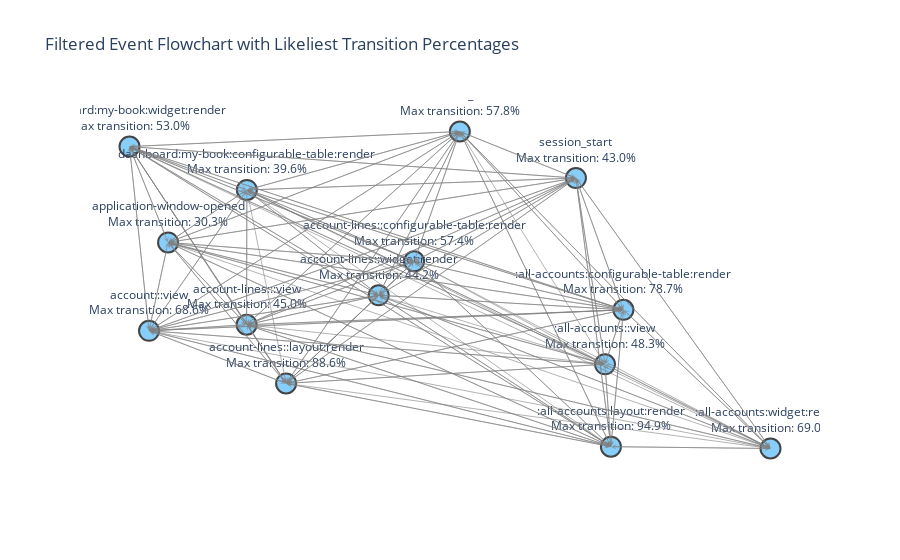

Notebook source saved alongside this figure:
### Code cell
def pairwise(iterable):
    a, b = tee(iterable)
    next(b, None)
    return zip(a, b)

min_count = 4000
frequent_events = processed_data['event_type'].value_counts()[lambda x: x >= min_count].index.tolist()

# Filter your data accordingly:
filtered_data = processed_data[processed_data['event_type'].isin(frequent_events)]

# Group each user's events into a list from filtered data
sequences = filtered_data.groupby('user_id')['event_type'].apply(list)

# Count transitions between consecutive events
transition_counts = defaultdict(int)
for seq in sequences:
    for a, b in pairwise(seq):
        transition_counts[(a, b)] += 1

# Build directed graph using transition counts as weights
G = nx.DiGraph()
for (a, b), count in transition_counts.items():
    G.add_edge(a, b, weight=count)

node_likelihood = {}
for node in G.nodes():
    out_edges = list(G.out_edges(node, data=True))
    total = sum(data['weight'] for _, _, data in out_edges)
    if total > 0:
        max_edge = max(out_edges, key=lambda x: x[2]['weight'])
        prob = max_edge[2]['weight'] / total  # probability (0-1)
        node_likelihood[node] = prob
    else:
        node_likelihood[node] = None  # no outgoing transitions

# Use spring layout with increased spacing (adjust k parameter as needed)
pos = nx.spring_layout(G, seed=42, k=10)

node_x = []
node_y = []
node_text = []
for node in G.nodes():
    x, y = pos[node]
    node_x.append(x)
    node_y.append(y)
    if node_likelihood[node] is not None:
        text = f"{node}<br>Max transition: {node_likelihood[node]*100:.1f}%"
    else:
        text = f"{node}<br>No outgoing"
    node_text.append(text)

node_trace = go.Scatter(
    x=node_x,
    y=node_y,
    mode='markers+text',
    text=node_text,
    textposition="top center",
    marker=dict(
        size=20,
        color='LightSkyBlue',
        line=dict(width=2)
    )
)

arrow_annotations = []
for u, v, data in G.edges(data=True):
    x0, y0 = pos[u]
    x1, y1 = pos[v]
    arrow_annotations.append(
        dict(
            x=x1, y=y1,
            ax=x0, ay=y0,
            xref="x", yref="y",
            axref="x", ayref="y",
            showarrow=True,
            arrowhead=3,
            arrowsize=1,
            arrowwidth=1,
            arrowcolor="gray",
            opacity=0.6
        )
    )

fig = go.Figure(data=[node_trace])
fig.update_layout(
    title="Filtered Event Flowchart with Likeliest Transition Percentages",
    showlegend=False,
    xaxis=dict(showgrid=False, zeroline=False, showticklabels=False),
    yaxis=dict(showgrid=False, zeroline=False, showticklabels=False),
    annotations=arrow_annotations,
    plot_bgcolor="white"
)

# Save the figure as JSON
fig_json = fig.to_json()
with open("Filtered_Event_Flowchart_with_Likeliest_Transition_Percentages.json", "w") as f:
    f.write(fig_json)
fig.show()
